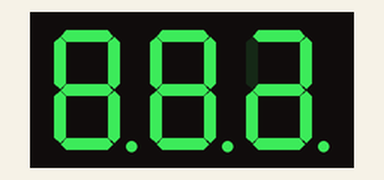
The sketch below on a simulated Arduino Uno, built with avr-gcc and run on an emulated ATmega328P. Shown: 3-digit seven-segment display. Wiring (inferred from the names in the program): 3-digit 7-segment display, segments lit when LOW: segments pin 5, pin 6, pin 7, pin 8, pin 9, pin 10, pin 11, pin 12; digit selects pin 2, pin 3, pin 4. The segment pins are drawn as the display they are named for.

Above: at 0.31 s.
At 19.17 s:
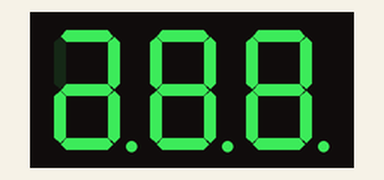
At 38.09 s:
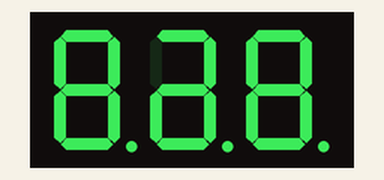

The sketch:

led_cube.ino
```cpp
// 階層ごとのカソード
// ↑ 上側
// 3
// 2
// 1
// ↓ 基盤側
int fl1 = 4;
int fl2 = 3;
int fl3 = 2;

// セグメントごとのアノード
// ポジション
// ABC → ワイヤー側
// DEF → ワイヤー側
// GHI → ワイヤー側
int segA = 5;
int segB = 6;
int segC = 7;
int segD = 8;
int segE = 9;
int segF = 10;
int segG = 11;
int segH = 12;
int segI = 13;

int dinamicDelay = 1; // ダイナミック点灯時のディレイ 6回実行される (1の場合6ms)
int loopDinamicCount = 10; // ループで実行するダイナミック点灯の回数 (100だとx6, 600msごとの遷移)

// パターンは
// フロア1 ABCDEFGHI, フロア2 ABCDEFGHI, フロア3 ABCDEFGHI
// の順に1か0で表現、1がオン、0がオフ
// 配列の長さが25までのようなのでパターンの限界は25

// テスト
//int patternLength = 1;
//String patterns[] = {
//  "100000000000000000000000000"
//};

// 下から上昇
//int patternLength = 3;
//String patterns[] = {
//  "111111111000000000000000000",
//  "000000000111111111000000000",
//  "000000000000000000111111111"
//};

// うずまき
int patternLength = 26;
String patterns[] = {
  "110000000000000000000000000",
  "011000000000000000000000000",
  "001001000000000000000000000",
  "000001001000000000000000000",
  "000000011000000000000000000",
  "000000110000000000000000000",
  "000100100000000000000000000",
  "000110000000000000000000000",
  "000010000000010000000000000",
  "000000000000011000000000000",
  "000000000000001001000000000",
  "000000000000000011000000000",
  "000000000000000110000000000",
  "000000000000100100000000000",
  "000000000100100000000000000",
  "000000000110000000000000000",
  "000000000011000000000000000",
  "000000000001000000001000000",
  "000000000000000000001001000",
  "000000000000000000000001001",
  "000000000000000000000000011",
  "000000000000000000000000110",
  "000000000000000000000100100",
  "000000000000000000100100000",
  "000000000000000000110000000",
};

void setup() {
  pinMode(fl1, OUTPUT);
  pinMode(fl2, OUTPUT);
  pinMode(fl3, OUTPUT);

  pinMode(segA, OUTPUT);
  pinMode(segB, OUTPUT);
  pinMode(segC, OUTPUT);
  pinMode(segD, OUTPUT);
  pinMode(segE, OUTPUT);
  pinMode(segF, OUTPUT);
  pinMode(segG, OUTPUT);
  pinMode(segH, OUTPUT);
  pinMode(segI, OUTPUT);

  Serial.begin(9600);
}

void clearDisplay() {
  digitalWrite(fl1, HIGH);
  digitalWrite(fl2, HIGH);
  digitalWrite(fl3, HIGH);

  digitalWrite(segA, LOW);
  digitalWrite(segB, LOW);
  digitalWrite(segC, LOW);
  digitalWrite(segD, LOW);
  digitalWrite(segE, LOW);
  digitalWrite(segF, LOW);
  digitalWrite(segG, LOW);
  digitalWrite(segH, LOW);
  digitalWrite(segI, LOW);

  delay(dinamicDelay);
}

bool onoff(String pattern, int index) {
  char c = pattern.charAt(index);
  return c == '1';
}

void showPattern(String pattern) {
  int i = 0;
  clearDisplay();
  digitalWrite(fl1, LOW);
  digitalWrite(segA, onoff(pattern, i++));
  digitalWrite(segB, onoff(pattern, i++));
  digitalWrite(segC, onoff(pattern, i++));
  digitalWrite(segD, onoff(pattern, i++));
  digitalWrite(segE, onoff(pattern, i++));
  digitalWrite(segF, onoff(pattern, i++));
  digitalWrite(segG, onoff(pattern, i++));
  digitalWrite(segH, onoff(pattern, i++));
  digitalWrite(segI, onoff(pattern, i++));
  delay(dinamicDelay);

  clearDisplay();
  digitalWrite(fl2, LOW);
  digitalWrite(segA, onoff(pattern, i++));
  digitalWrite(segB, onoff(pattern, i++));
  digitalWrite(segC, onoff(pattern, i++));
  digitalWrite(segD, onoff(pattern, i++));
  digitalWrite(segE, onoff(pattern, i++));
  digitalWrite(segF, onoff(pattern, i++));
  digitalWrite(segG, onoff(pattern, i++));
  digitalWrite(segH, onoff(pattern, i++));
  digitalWrite(segI, onoff(pattern, i++));
  delay(dinamicDelay);

  clearDisplay();
  digitalWrite(fl3, LOW);
  digitalWrite(segA, onoff(pattern, i++));
  digitalWrite(segB, onoff(pattern, i++));
  digitalWrite(segC, onoff(pattern, i++));
  digitalWrite(segD, onoff(pattern, i++));
  digitalWrite(segE, onoff(pattern, i++));
  digitalWrite(segF, onoff(pattern, i++));
  digitalWrite(segG, onoff(pattern, i++));
  digitalWrite(segH, onoff(pattern, i++));
  digitalWrite(segI, onoff(pattern, i++));
  delay(dinamicDelay);
}

void loop() {
  for (int i = 0; i < patternLength; i++) {
    for (int j = 0; j < loopDinamicCount; j++) {
      showPattern(patterns[i]);
    }
  }
}
```
